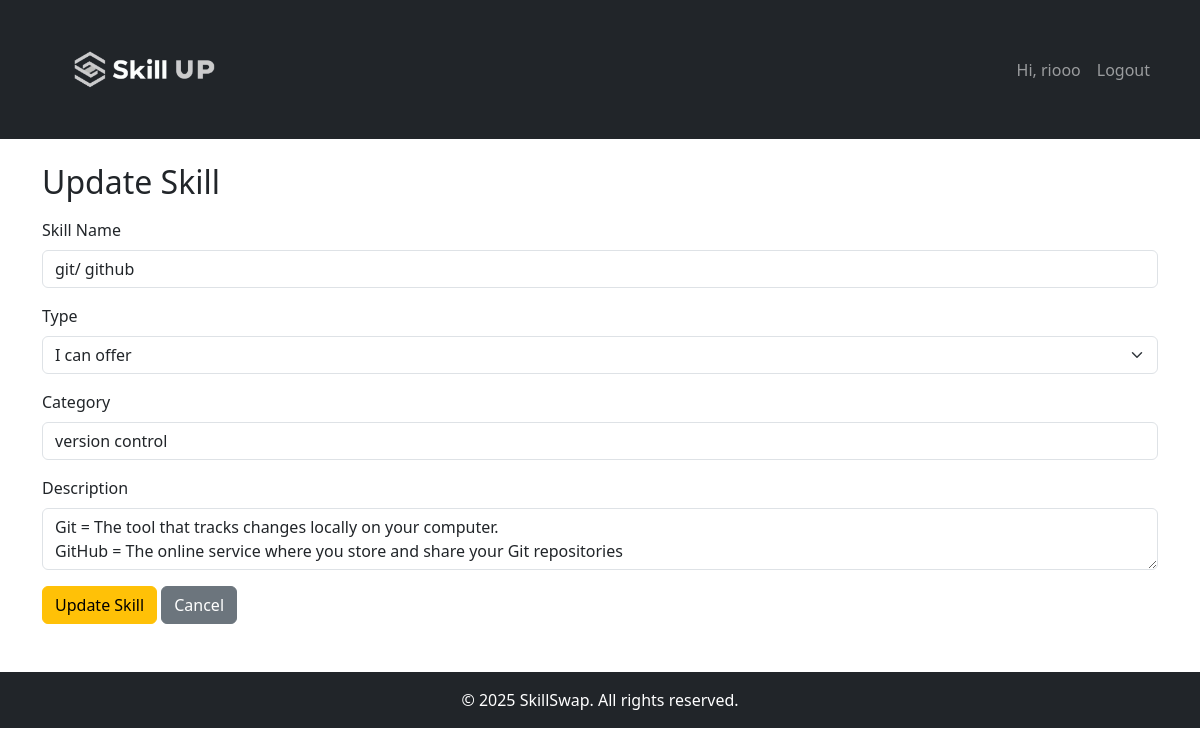
Screenshot of /skills/update/4 (signed in) with the database file from the repository.
### SkillSwaP/app/models/user.py (models this page shows, shortened)
class User(db.Model, UserMixin):
    id = db.Column(db.Integer, primary_key = True)
    username = db.Column(db.String(50), nullable = False, unique = True)
    email = db.Column(db.String(120), nullable = False, unique = True)
    password = db.Column(db.String(200), nullable = False)
    is_verified = db.Column(db.Boolean, default = False)
    skills = db.relationship('Skill', backref = 'user', lazy = True, cascade='all, delete-orphan')

### SkillSwaP/app/models/skill.py (models this page shows, shortened)
class Skill(db.Model):
    id = db.Column(db.Integer, primary_key = True)
    name = db.Column(db.String(100), nullable = False)
    category = db.Column(db.String(50), nullable = False)
    description = db.Column(db.Text, nullable = True)
    skill_type = db.Column(db.String(10), nullable = False) #'offer' or 'Learn'
    user_id = db.Column(db.Integer, db.ForeignKey('user.id'), nullable = False)

### SkillSwaP/app/routes/skills.py (the view, shortened to what this page needs)
@skills_bp.route('/skills/update/<int:skill_id>', methods=['POST', 'GET'])
@login_required
def update_skill(skill_id):
    skill = Skill.query.get_or_404(skill_id)
    if skill.user_id != current_user.id:
        flash('Unauthorized!', 'danger')
        return redirect(url_for('skills_bp.skills'))
    form = SkillForm(obj=skill)
    return render_template('skills/update_skill.html', form = form, skill = skill)

### SkillSwaP/app/forms.py
class SkillForm(FlaskForm):
    name = StringField('Skill Name', validators=[DataRequired(), Length(max=100)])
    category = StringField('Category', validators=[DataRequired(), Length(max=50)])
    description = TextAreaField('Description')
    skill_type = SelectField(
        "Type",
        choices=[('offer','I can offer'),('learn', 'I want to learn')],
        validators=[DataRequired()]
    )
    submit = SubmitField('Save')

### SkillSwaP/app/models/user.py (called while the page is built)
@login_manager.user_loader
def load_user(user_id):
    return User.query.get(int(user_id))

### SkillSwaP/app/templates/skills/update_skill.html (shortened to what this page needs)
{% extends "base.html" %}
{% block content %}
<h2 class="mb-3">Update Skill</h2>
<form method="POST" action="{{ url_for('skills_bp.update_skill', skill_id=skill.id) }}">
    <div class="mb-3">
        {{ form.name.label(class="form-label") }}
        {{ form.name(class="form-control") }}
    </div>
    <div class="mb-3">
        {{ form.skill_type.label(class="form-label") }}
        {{ form.skill_type(class="form-select") }}
    </div>
    <div class="mb-3">
        {{ form.category.label(class="form-label") }}
        {{ form.category(class="form-control") }}
    </div>
    <div class="mb-3">
        {{ form.description.label(class="form-label") }}
        {{ form.description(class="form-control") }}
    </div>
    <button type="submit" class="btn btn-warning">Update Skill</button>
    <a href="{{ url_for('skills_bp.skills') }}" class="btn btn-secondary">Cancel</a>
</form>
{% endblock %}

### SkillSwaP/app/templates/base.html (shortened to what this page needs)
<!DOCTYPE html>
<html lang="en">
<head>
    <link rel="stylesheet" href="https://cdn.jsdelivr.net/npm/bootstrap@5.3.0/dist/css/bootstrap.min.css">
</head>
<body>
    <header>
        <nav class="navbar navbar-expand-lg navbar-dark bg-dark">
            <div class="container">
                <a class="navbar-brand" href="{{ url_for('auth_bp.dashboard') }}">
                    <img src="{{url_for('static', filename='images/logo.png')}}" alt="SkillUP"  width="200px">
                </a>
                <div class="collapse navbar-collapse">
                    <ul class="navbar-nav ms-auto">
                        {% if current_user.is_authenticated %}
                            <li class="nav-item">
                                <span class="nav-link">Hi, {{ current_user.username }}</span>
                            </li>
                            <li class="nav-item">
                                <a class="nav-link" href="{{ url_for('auth_bp.logout') }}">Logout</a>
                            </li>
                        {% endif %}
                    </ul>
                </div>
            </div>
        </nav>
    </header>
    <main class="container mt-4">
        {% block content %}{% endblock %}
    </main>
    <footer class="bg-dark text-white text-center py-3 mt-5">
        <p class="mb-0">&copy; {{ current_year or "2025" }} SkillSwap. All rights reserved.</p>
    </footer>
</body>
</html>

### rows the page displays
User: username "riooo"
Skill: name "git/ github", skill_type "I can offer", category "version control", description "Git = The tool that tracks changes locally on your computer. GitHub = The online service where you store and share your Git repositories"

### other values shown
{{ current_year or "2025" }} "2025"
